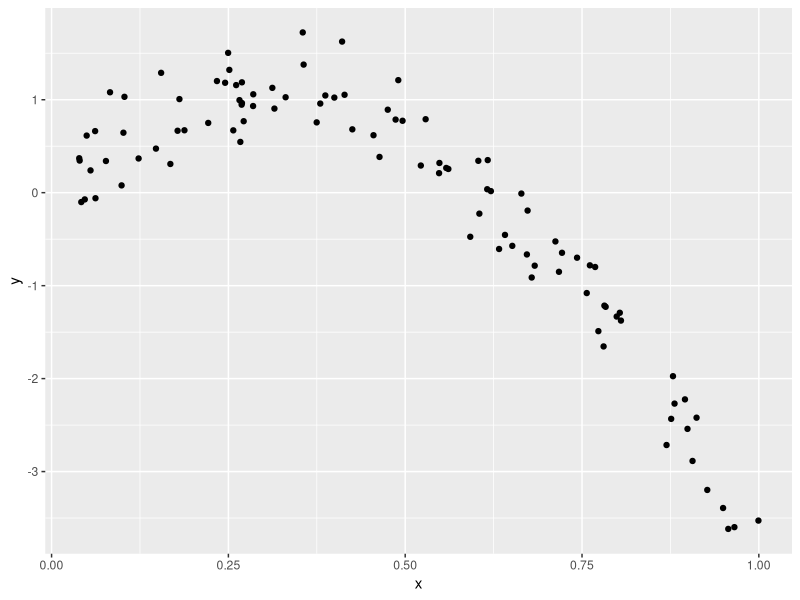
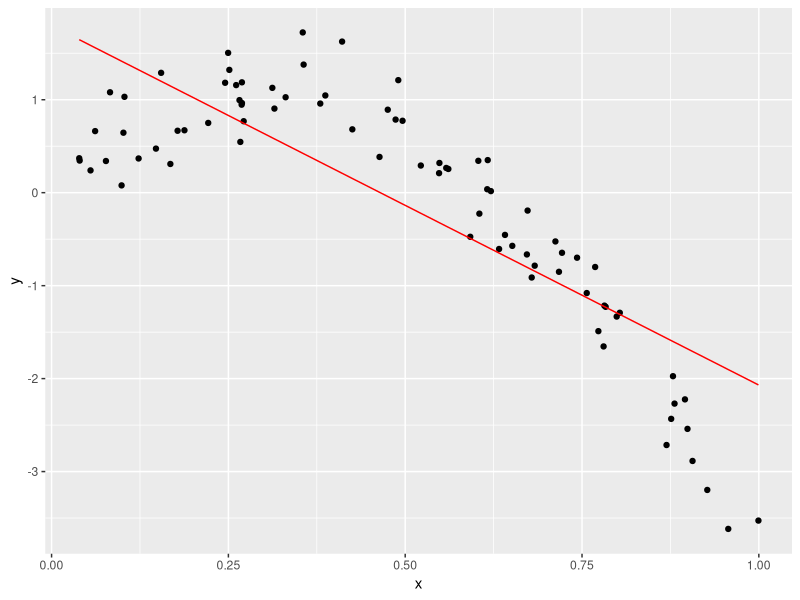
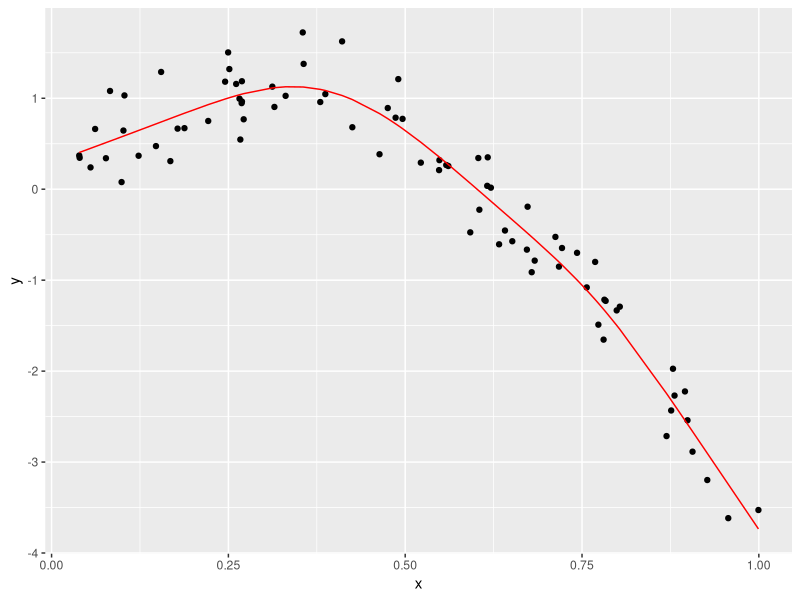
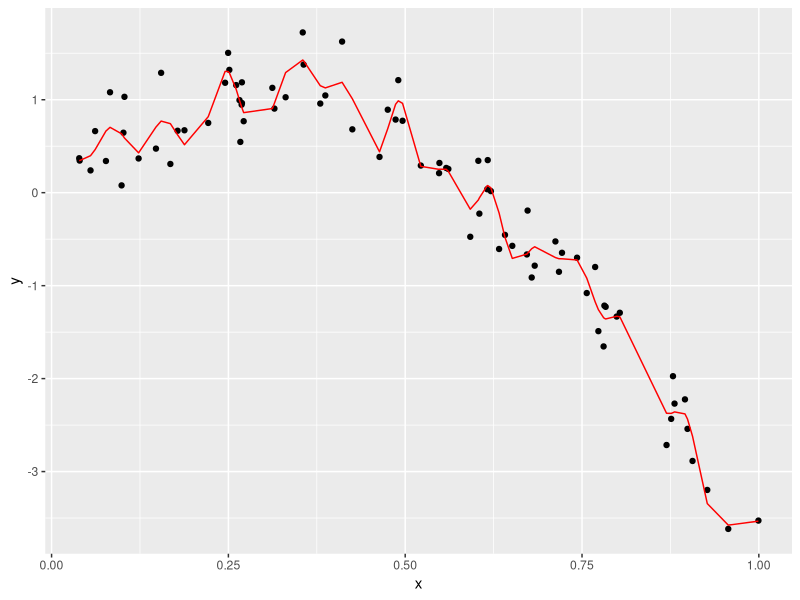
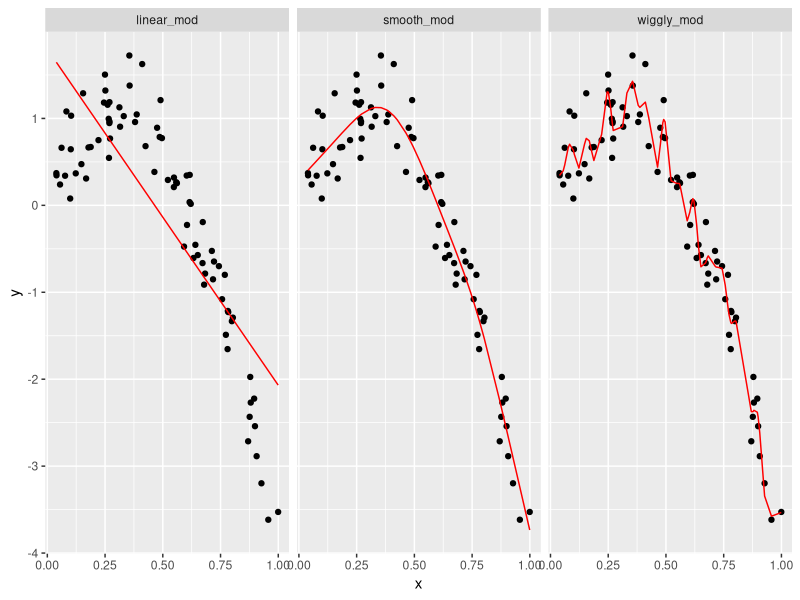
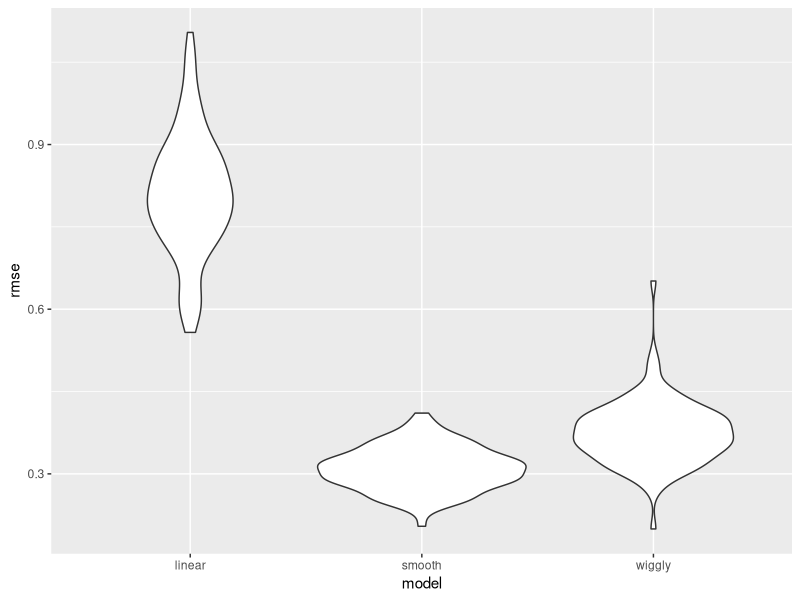

Write the R code that produced these figures, in order.
## ---- chunk 1
library(tidyverse)
library(modelr)
library(mgcv)
## ---- chunk 2
nonlin_df = 
  tibble(
    id = 1:100,
    x = runif(100, 0, 1),
    y = 1 - 10 * (x - .3) ^ 2 + rnorm(100, 0, .3)
  )
## ---- chunk 3
nonlin_df %>%
  ggplot(aes(x = x, y = y)) +
  geom_point()
## ---- chunk 4
# Generate training and testing data set
set.seed(1)
train_df = sample_n(nonlin_df, size = 80) %>% 
  arrange("id")

test_df = anti_join(nonlin_df, train_df, by = "id")
## ---- chunk 5
linear_mod = lm(y ~ x, data = train_df)
smooth_mod = gam(y ~ s(x), data = train_df)
wiggly_mod = gam(y ~ s(x, k = 30), sp = 10e-6, data = train_df) 
## ---- chunk 6
train_df %>%
  add_predictions(linear_mod) %>%
  ggplot(aes(x = x, y = y)) +
  geom_point() + 
  geom_line(aes(y = pred), color = "red")
## ---- chunk 7
train_df %>%
  add_predictions(smooth_mod) %>%
  ggplot(aes(x = x, y = y)) +
  geom_point() + 
  geom_line(aes(y = pred), color = "red")
## ---- chunk 8
train_df %>%
  add_predictions(wiggly_mod) %>%
  ggplot(aes(x = x, y = y)) +
  geom_point() + 
  geom_line(aes(y = pred), color = "red")
## ---- chunk 9
train_df %>%
  gather_predictions(linear_mod, smooth_mod, wiggly_mod) %>%
  ggplot(aes(x = x, y = y)) +
  geom_point() + 
  geom_line(aes(y = pred), color = "red") + 
  facet_grid(. ~ model)
## ---- chunk 10
# missing patterns 
rmse(linear_mod, test_df)
# best choice - best predictions 
rmse(smooth_mod, test_df)
# chasing things that are noise and not real things 
rmse(wiggly_mod, test_df)
## ---- chunk 11
cv_df = 
  crossv_mc(nonlin_df, n = 100)
## ---- chunk 12
cv_df %>%
  pull(train) %>% .[[1]] %>%
  as_tibble()

cv_df %>%
  pull(test)  %>% .[[1]] %>%
  as_tibble()
## ---- chunk 13
cv_df = 
  cv_df %>%
  mutate(
    train = map(train, as_tibble),
    test = map(test, as_tibble)
  )
## ---- chunk 14
cv_df = 
  cv_df %>%
  mutate(
    linear_mod = map(.x = train, ~lm(y ~ x, data = .x)), 
    smooth_mod = map(.x = train, ~gam(y ~ s(x), data = .x)),
    wiggly_mod = map(train, ~gam(y ~ s(x, k = 30), sp = 10e-6, data = .x))) %>%
  mutate(
    rmse_linear = map2_dbl(.x = linear_mod, .y = test, ~rmse(model = .x, data = .y)), 
    rmse_smooth = map2_dbl(smooth_mod, test, ~rmse(model = .x, data = .y)),
    rmse_wiggly = map2_dbl(wiggly_mod, test, ~rmse(model = .x, data = .y)))
## ---- chunk 15
#distribution across 100 training, testing splits, fitting the linear, smooth, and wiggly model
cv_df %>%
  select(starts_with("rmse")) %>%
  pivot_longer(
    everything(),
    names_to = "model",
    values_to = "rmse",
    #gets rid of rmse_ in the code line below
    names_prefix = "rmse_"
  ) %>%
  ggplot(aes(x = model, y  = rmse)) +
  geom_violin()
#linear models looks worse - not too complex 
#smooth model on average looks better 
#wiggly looks better than linear - complex 
## ---- chunk 16
cv_df %>%
  select(starts_with("rmse")) %>%
  pivot_longer(
    everything(),
    names_to = "model",
    values_to = "rmse",
    #gets rid of rmse_ in the code line below
    names_prefix = "rmse_"
  ) %>%
  group_by(model) %>%
  summarise(avg_rmse = mean(rmse))
